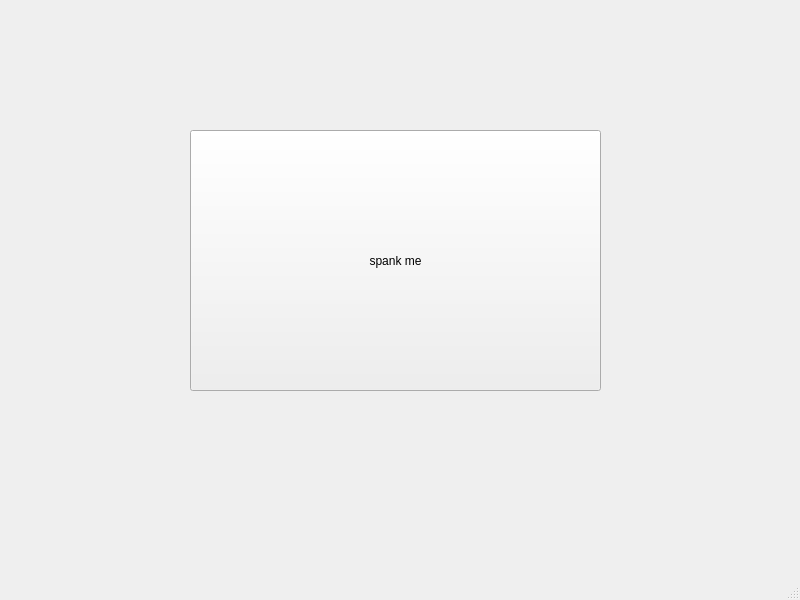
<?xml version="1.0" encoding="UTF-8"?>
<ui version="4.0">
 <class>MainWindow</class>
 <widget class="QMainWindow" name="MainWindow">
  <property name="geometry">
   <rect>
    <x>0</x>
    <y>0</y>
    <width>800</width>
    <height>600</height>
   </rect>
  </property>
  <property name="windowTitle">
   <string>MainWindow</string>
  </property>
  <widget class="QWidget" name="centralwidget">
   <widget class="QPushButton" name="spank">
    <property name="geometry">
     <rect>
      <x>190</x>
      <y>130</y>
      <width>411</width>
      <height>261</height>
     </rect>
    </property>
    <property name="text">
     <string>spank me</string>
    </property>
   </widget>
  </widget>
  <widget class="QMenuBar" name="menubar">
   <property name="geometry">
    <rect>
     <x>0</x>
     <y>0</y>
     <width>800</width>
     <height>26</height>
    </rect>
   </property>
  </widget>
  <widget class="QStatusBar" name="statusbar"/>
 </widget>
 <resources/>
 <connections/>
</ui>
